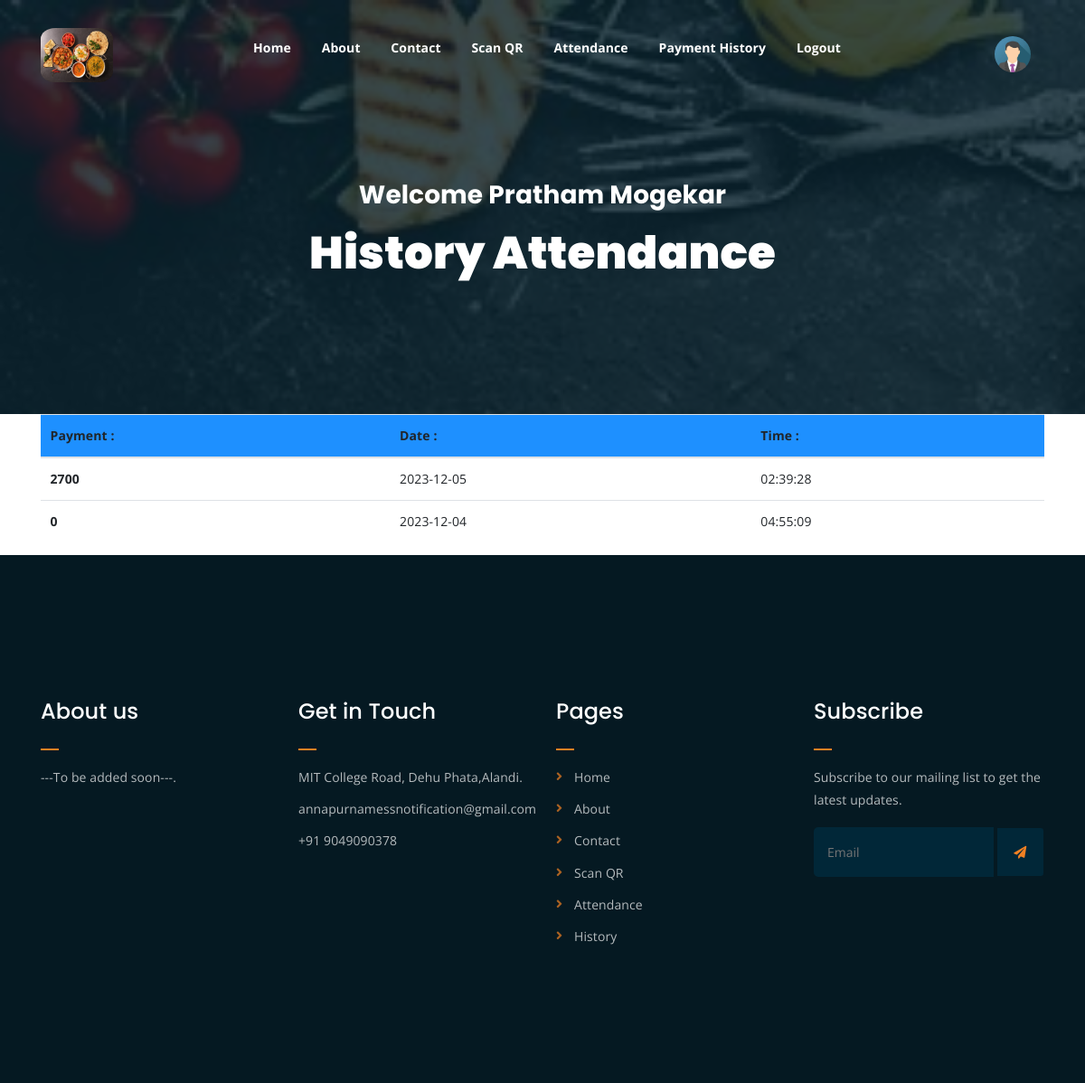
The page /uhistory.php (signed in) on the database its author committed.
### tables this page shows
CREATE TABLE `signupmess` (
  `id` int(11) NOT NULL,
  `messid` int(10) NOT NULL,
  `mess` varchar(50) NOT NULL,
  `mobile` varchar(11) NOT NULL,
  `email` varchar(50) NOT NULL,
  `email_password` varchar(255) NOT NULL,
  `password` varchar(100) NOT NULL,
  `address` varchar(50) NOT NULL,
  `city` varchar(50) NOT NULL,
  `state` varchar(50) NOT NULL,
  `pincode` int(11) NOT NULL,
  `date` date NOT NULL,
  `time` time NOT NULL,
  `description` varchar(255) NOT NULL,
  `image` varchar(50) NOT NULL,
  `logo` varchar(250) NOT NULL,
  `bg` varchar(250) NOT NULL,
  `monthly` int(11) NOT NULL,
  `coupon` int(11) NOT NULL,
  `monthly_onetime` int(11) NOT NULL,
  `coupon_onetime` int(11) NOT NULL,
  `Non_veg` varchar(10) NOT NULL,
  `about` varchar(2000) NOT NULL,
  `token` varchar(50) NOT NULL,
  `otp` int(11) NOT NULL,
  `status` varchar(50) NOT NULL,
  `hstatus` varchar(50) NOT NULL
);

CREATE TABLE `user` (
  `id` int(11) NOT NULL,
  `messid` int(11) NOT NULL,
  `userid` int(10) NOT NULL,
  `name` varchar(250) NOT NULL,
  `mobile` varchar(12) NOT NULL,
  `email` varchar(250) NOT NULL,
  `password` varchar(250) NOT NULL,
  `image` varchar(100) NOT NULL,
  `messtype` varchar(100) NOT NULL,
  `time` varchar(100) NOT NULL,
  `foodtype` varchar(200) NOT NULL,
  `address` varchar(250) NOT NULL,
  `joining_date` varchar(100) NOT NULL,
  `start_date` varchar(100) NOT NULL,
  `end_date` varchar(100) NOT NULL,
  `point` int(11) NOT NULL,
  `payment` int(11) NOT NULL,
  `paid` int(11) NOT NULL,
  `payment_status` varchar(100) NOT NULL,
  `token` varchar(250) NOT NULL,
  `mstatus` varchar(100) NOT NULL,
  `status` varchar(100) NOT NULL
);

CREATE TABLE `payment` (
  `id` int(11) NOT NULL,
  `userid` varchar(15) NOT NULL,
  `messid` varchar(15) NOT NULL,
  `payment` varchar(15) NOT NULL,
  `date` varchar(100) NOT NULL,
  `time` time NOT NULL
);

### usession.php (called while the page is built, shortened)
<?php
if($_SESSION['userid'] == NULL){
    $_SESSION['msg'] ="You Are Logout User Login Again !!!";
?>
  <script>
     location.replace('index.php?messid=868460')
  </script>
  <?php
  }else{
include'./database/dbcon.php';
$userid=$_SESSION['userid'];
$messid=$_SESSION['messid'];
$emailquery =" select * from user where userid ='$userid' ";
$query = mysqli_query($con, $emailquery);
$emailcount = mysqli_num_rows($query);
if($emailcount)
{
$userdata = mysqli_fetch_assoc($query);
$name = $userdata['name'];
$image = $userdata['image'];
}
$emailquery =" select * from signupmess where messid ='$messid' ";
$query = mysqli_query($con, $emailquery);
$emailcount = mysqli_num_rows($query);
if($emailcount)
{
$userdata = mysqli_fetch_assoc($query);
$messimage = $userdata['image'];
$messemail = $userdata['email'];
$messaddress = $userdata['address'];
$messabout = $userdata['about'];
$messmobile = $userdata['mobile'];
}
}
?>

### uhistory.php (the view, shortened to what this page needs)
<?php include'uheader.php'?>
	<div class="breadcrumb-section breadcrumb-bg">
		<div class="container">
			<div class="row">
				<div class="col-lg-8 offset-lg-2 text-center">
					<div class="breadcrumb-text">
					<h3 style="color:white;">Welcome <?php echo $name?></h3>
					<h1>History Attendance</h1>
					</div>
				</div>
			</div>
		</div>
	</div>
		<div class="container">
                        <table class="table">
                                <thead style="background-color:DodgerBlue;position: sticky;top: 0;">
                                    <tr>
                                        <th scope="col">Payment :</th>
                                        <th scope="col">Date :</th>
                                        <th scope="col">Time :</th>
                                    </tr>
                                </thead>
                                <tbody>
                                    <?php
                                    include'database/dbcon.php';
                                    $messid=$_SESSION['messid'];
                                    $userid=$_SESSION['userid'];
                                    $query = "SELECT * FROM payment where messid ='$messid' and userid='$userid' order by date DESC";
                                    $result = mysqli_query($con,$query);
                                    while($row = mysqli_fetch_array($result)){
                                      ?>
                                    <tr>
                                        <th scope="row"><?php echo $row['payment'];?></th>
                                        <td><?php echo $row['date'];?></td>
                                        <td><?php echo $row['time'];?></td>
                                    </tr>
                                    <?php
                                    }
                                    ?>
                                </tbody>
                            </table>
                            </div>
	<?php include'ufooter.php'?>
</body>
</html>

### uheader.php (shortened to what this page needs)
<?php include'./usession.php'?>
<!DOCTYPE html>
<html lang="en">
<head>
	<link rel="stylesheet" href="./assets/css/all.min.css">
	<link rel="stylesheet" href="./assets/bootstrap/css/bootstrap.min.css">
	<link rel="stylesheet" href="./assets/css/owl.carousel.css">
	<link rel="stylesheet" href="./assets/css/magnific-popup.css">
	<link rel="stylesheet" href="./assets/css/animate.css">
	<link rel="stylesheet" href="./assets/css/meanmenu.min.css">
	<link rel="stylesheet" href="./assets/css/main.css">
	<link rel="stylesheet" href="./assets/css/responsive.css">
</head>
<body>
	<div class="top-header-area" id="sticker">
		<div class="container">
			<div class="row">
				<div class="col-lg-12 col-sm-12 text-center">
					<div class="main-menu-wrap">
						<div class="site-logo">
							<a href="uindex.php">
								<img src="<?php echo $messimage?>" alt="" style="width:80px;height:60px; border-radius: 20%;">
							</a>
						</div>
						<nav class="main-menu">
							<ul>
								<li><a href="uindex.php" class="current-list-item">Home</a></li>
								<li><a href="uabout.php">About</a></li>
								<li><a href="ucontact.php">Contact</a></li>
								<li><a href="uscan.php">Scan QR</a></li>
								<li><a href="uattendane.php">Attendance</a></li>
								<li><a href="uhistory.php">Payment History</a></li>
                                <li><a href="ulogout.php">Logout</a></li>
								<li>
									<div class="header-icons">
                                        <a href='uprofilepop.php?userid=<?php echo $userid?>'><img src="<?php echo $image;?>" alt="" style="width:40px;height:40px; border-radius: 50%;"></a>
									</div>
								</li>
							</ul>
						</nav>
					</div>
				</div>
			</div>
		</div>
	</div>

### ufooter.php (shortened to what this page needs)
<div class="footer-area">
		<div class="container">
			<div class="row">
				<div class="col-lg-3 col-md-6">
					<div class="footer-box about-widget">
						<h2 class="widget-title">About us</h2>
						<p><?php echo $messabout?>.</p>
					</div>
				</div>
				<div class="col-lg-3 col-md-6">
					<div class="footer-box get-in-touch">
						<h2 class="widget-title">Get in Touch</h2>
						<ul>
							<li><?php echo $messaddress?>.</li>
							<li><?php echo $messemail?></li>
							<li>+91 <?php echo $messmobile?></li>
						</ul>
					</div>
				</div>
				<div class="col-lg-3 col-md-6">
					<div class="footer-box pages">
						<h2 class="widget-title">Pages</h2>
						<ul>
						<li><a href="uindex.php" class="current-list-item">Home</a></li>
								<li><a href="uabout.php">About</a></li>
								<li><a href="ucontact.php">Contact</a></li>
								<li><a href="uscan.php">Scan QR</a></li>
								<li><a href="uattendane.php">Attendance</a></li>
								<li><a href="uhistory.php">History</a></li>
						</ul>
					</div>
				</div>
				<div class="col-lg-3 col-md-6">
					<div class="footer-box subscribe">
						<h2 class="widget-title">Subscribe</h2>
						<p>Subscribe to our mailing list to get the latest updates.</p>
						<form action="index.html">
							<input type="email" placeholder="Email">
							<button type="submit"><i class="fas fa-paper-plane"></i></button>
						</form>
					</div>
				</div>
			</div>
		</div>
	</div>

### assets/css/main.css (style rules this page uses)
html { font-size: 14px; font-weight: 400; line-height: 28px; height: 100%; }
body { font-family: "Open Sans", sans-serif; font-weight: 400; font-size: 1rem; letter-spacing: 0.1px; line-height: 1.8; color: #051922; overflow-x: hidden; }
body img { max-width: 100%; }
a { cursor: pointer; text-decoration: none; -webkit-transition: all 0.2s ease-in-out; -o-transition: all 0.2s ease-in-out; transition: all 0.2s ease-in-out; }
h1, .h1, h2, .h2, h3, .h3, h4, .h4, h5, .h5, h6, .h6 { font-family: "Poppins", sans-serif; font-weight: 700; margin: 0 0 1.25rem 0; color: #051922; }
h1:last-child, .h1:last-child, h2:last-child, .h2:last-child, h3:last-child, .h3:last-child, h4:last-child, .h4:last-child, h5:last-child, .h5:last-child, h6:last-child, .h6:last-child { margin: 0; }
h1, .h1 { font-size: 4rem; font-weight: 700; line-height: 4rem; }
h2, .h2 { font-size: 3rem; font-weight: 700; line-height: 3.25rem; }
h3, .h3 { font-size: 2rem; font-weight: 700; line-height: 2.25rem; }
p { font-family: "Open Sans", sans-serif; font-weight: 400; font-size: 1rem; letter-spacing: 0.1px; line-height: 1.8; color: #051922; margin: 0 0 1.25rem 0; }
p:last-child { margin: 0; }
.breadcrumb-bg { background-image: url(../img/1.jpg); }
.breadcrumb-text h1 { font-size: 50px; font-weight: 900; color: #fff; margin: 0; margin-top: 20px; }
.breadcrumb-section { padding: 150px 0; background-size: cover; background-position: center center; position: relative; z-index: 1; background-attachment: fixed; padding-top: 200px; }
.breadcrumb-section:after { position: absolute; left: 0; top: 0; width: 100%; height: 100%; content: ""; background-color: #07212e; z-index: -1; opacity: 0.8; }
.top-header-area { position: absolute; z-index: 999; width: 100%; padding: 25px 0; }
nav.main-menu ul { margin: 0; padding: 0; list-style: none; }
nav.main-menu ul li { display: inline-block; }
nav.main-menu ul li a { color: #fff; font-weight: 700; display: block; padding: 15px; }
nav.main-menu ul > li { position: relative; }
nav.main-menu ul li:last-child a { display: inline-block; }
nav.main-menu > ul li:last-child { float: right; }
.site-logo { float: left; max-width: 150px; }
.main-menu-wrap { position: relative; }
.header-icons a { color: #fff; display: inline-block; padding: 10px; }
.site-logo { padding: 6px 0; }
nav.main-menu li a { -webkit-transition: 0.3s; -o-transition: 0.3s; transition: 0.3s; }
.top-header-area .header-icons a { -webkit-transition: 0.3s; -o-transition: 0.3s; transition: 0.3s; }
.top-header-area { -webkit-transition: 0.3s; -o-transition: 0.3s; transition: 0.3s; }
.footer-area { background-color: #051922; color: #fff; padding: 150px 0; }
h2.widget-title { font-size: 24px; font-weight: 500; position: relative; padding-bottom: 20px; color: #fff; }
h2.widget-title:after { position: absolute; left: 0; bottom: 0; width: 20px; height: 2px; background-color: #F28123; content: ""; }
.footer-box p { color: #fff; opacity: 0.7; line-height: 1.8; }
.footer-box ul { margin: 0; padding: 0; list-style: none; }
.footer-box ul li { opacity: 0.7; margin-bottom: 10px; line-height: 1.8; }
.footer-box ul li:last-child { margin-bottom: 0; }
.footer-box.subscribe form input[type=email] { border: none; background-color: #012738; width: 78%; padding: 15px; border-top-left-radius: 5px; border-bottom-left-radius: 5px; color: #fff; }
.footer-box.subscribe form button { width: 20%; border: none; background-color: #012738; color: #F28123; padding: 14px 0; border-top-right-radius: 3px; border-bottom-right-radius: 3px; cursor: pointer; }
.footer-box ul li a { color: #fff; }
.footer-box.pages ul li { position: relative; padding-left: 20px; }
.footer-box.pages ul li:before { position: absolute; left: 0; top: 0; content: "\f105"; font-family: "Font Awesome 5 Free"; font-weight: 900; color: #F28123; }
.footer-box.pages ul li a { -webkit-transition: 0.3s; -o-transition: 0.3s; transition: 0.3s; }
.footer-box.subscribe form button { -webkit-transition: 0.3s; -o-transition: 0.3s; transition: 0.3s; }
html, body { height: 100%; }
thead { border-bottom: 1px solid #eee; }

### rows shown on the page
signupmess: image (picture), about "---To be added soon---", address "MIT College Road, Dehu Phata,Alandi", email "annapurnamessnotification@gmail.com", mobile "9049090378"
user: image (placeholder picture), name "Pratham Mogekar"
payment: payment "2700", date "2023-12-05", time "02:39:28"
payment: payment "0", date "2023-12-04", time "04:55:09"
